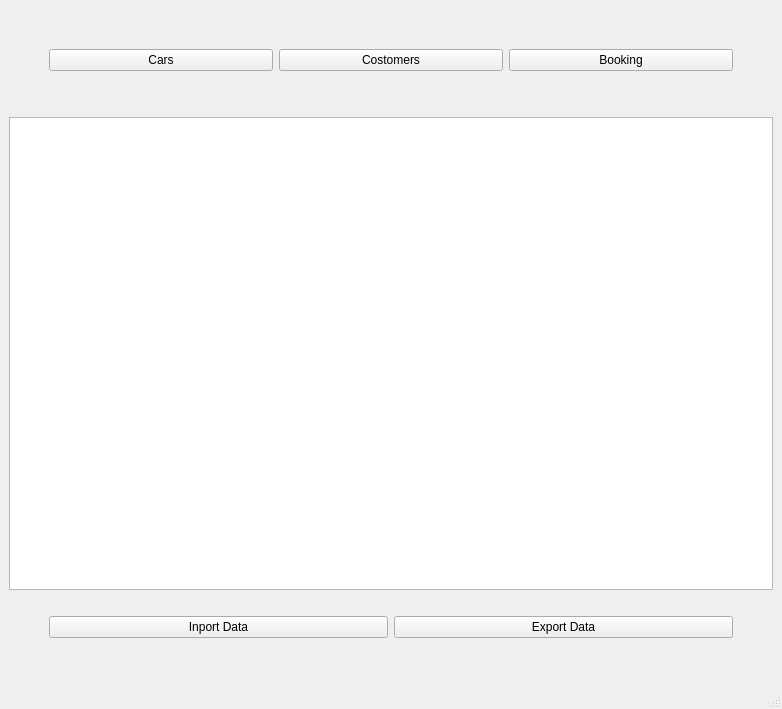
<?xml version="1.0" encoding="UTF-8"?>
<ui version="4.0">
 <class>MainWindow</class>
 <widget class="QMainWindow" name="MainWindow">
  <property name="geometry">
   <rect>
    <x>0</x>
    <y>0</y>
    <width>782</width>
    <height>709</height>
   </rect>
  </property>
  <property name="minimumSize">
   <size>
    <width>500</width>
    <height>250</height>
   </size>
  </property>
  <property name="windowTitle">
   <string>MainWindow</string>
  </property>
  <widget class="QWidget" name="centralwidget">
   <property name="styleSheet">
    <string notr="true">#centralwidget{border-image: url(:/background/background/4964195.jpg);}</string>
   </property>
   <layout class="QVBoxLayout" name="verticalLayout">
    <item>
     <spacer name="verticalSpacer">
      <property name="orientation">
       <enum>Qt::Vertical</enum>
      </property>
      <property name="sizeType">
       <enum>QSizePolicy::Maximum</enum>
      </property>
      <property name="sizeHint" stdset="0">
       <size>
        <width>20</width>
        <height>40</height>
       </size>
      </property>
     </spacer>
    </item>
    <item>
     <layout class="QHBoxLayout" name="horizontalLayout">
      <item>
       <spacer name="horizontalSpacer_3">
        <property name="orientation">
         <enum>Qt::Horizontal</enum>
        </property>
        <property name="sizeType">
         <enum>QSizePolicy::Minimum</enum>
        </property>
        <property name="sizeHint" stdset="0">
         <size>
          <width>40</width>
          <height>20</height>
         </size>
        </property>
       </spacer>
      </item>
      <item>
       <widget class="QPushButton" name="pushButtonCars">
        <property name="sizePolicy">
         <sizepolicy hsizetype="MinimumExpanding" vsizetype="Fixed">
          <horstretch>0</horstretch>
          <verstretch>0</verstretch>
         </sizepolicy>
        </property>
        <property name="text">
         <string>Cars</string>
        </property>
       </widget>
      </item>
      <item>
       <widget class="QPushButton" name="pushButtonCustomers">
        <property name="sizePolicy">
         <sizepolicy hsizetype="MinimumExpanding" vsizetype="Fixed">
          <horstretch>0</horstretch>
          <verstretch>0</verstretch>
         </sizepolicy>
        </property>
        <property name="text">
         <string>Costomers</string>
        </property>
       </widget>
      </item>
      <item>
       <widget class="QPushButton" name="pushButtonRentacar">
        <property name="sizePolicy">
         <sizepolicy hsizetype="MinimumExpanding" vsizetype="Fixed">
          <horstretch>0</horstretch>
          <verstretch>0</verstretch>
         </sizepolicy>
        </property>
        <property name="minimumSize">
         <size>
          <width>0</width>
          <height>0</height>
         </size>
        </property>
        <property name="text">
         <string>Booking</string>
        </property>
       </widget>
      </item>
      <item>
       <spacer name="horizontalSpacer_4">
        <property name="orientation">
         <enum>Qt::Horizontal</enum>
        </property>
        <property name="sizeType">
         <enum>QSizePolicy::Minimum</enum>
        </property>
        <property name="sizeHint" stdset="0">
         <size>
          <width>40</width>
          <height>20</height>
         </size>
        </property>
       </spacer>
      </item>
     </layout>
    </item>
    <item>
     <spacer name="verticalSpacer_3">
      <property name="orientation">
       <enum>Qt::Vertical</enum>
      </property>
      <property name="sizeType">
       <enum>QSizePolicy::Maximum</enum>
      </property>
      <property name="sizeHint" stdset="0">
       <size>
        <width>20</width>
        <height>40</height>
       </size>
      </property>
     </spacer>
    </item>
    <item>
     <widget class="QTableWidget" name="tableWidget"/>
    </item>
    <item>
     <widget class="QLabel" name="labelJson">
      <property name="text">
       <string/>
      </property>
     </widget>
    </item>
    <item>
     <layout class="QHBoxLayout" name="horizontalLayout_2">
      <item>
       <spacer name="horizontalSpacer">
        <property name="orientation">
         <enum>Qt::Horizontal</enum>
        </property>
        <property name="sizeType">
         <enum>QSizePolicy::Minimum</enum>
        </property>
        <property name="sizeHint" stdset="0">
         <size>
          <width>40</width>
          <height>20</height>
         </size>
        </property>
       </spacer>
      </item>
      <item>
       <widget class="QPushButton" name="pushButtonImport">
        <property name="sizePolicy">
         <sizepolicy hsizetype="MinimumExpanding" vsizetype="Fixed">
          <horstretch>0</horstretch>
          <verstretch>0</verstretch>
         </sizepolicy>
        </property>
        <property name="text">
         <string>Inport Data</string>
        </property>
       </widget>
      </item>
      <item>
       <widget class="QPushButton" name="pushButtonExport">
        <property name="sizePolicy">
         <sizepolicy hsizetype="MinimumExpanding" vsizetype="Fixed">
          <horstretch>0</horstretch>
          <verstretch>0</verstretch>
         </sizepolicy>
        </property>
        <property name="text">
         <string>Export Data</string>
        </property>
       </widget>
      </item>
      <item>
       <spacer name="horizontalSpacer_2">
        <property name="orientation">
         <enum>Qt::Horizontal</enum>
        </property>
        <property name="sizeType">
         <enum>QSizePolicy::Minimum</enum>
        </property>
        <property name="sizeHint" stdset="0">
         <size>
          <width>40</width>
          <height>20</height>
         </size>
        </property>
       </spacer>
      </item>
     </layout>
    </item>
    <item>
     <spacer name="verticalSpacer_2">
      <property name="orientation">
       <enum>Qt::Vertical</enum>
      </property>
      <property name="sizeType">
       <enum>QSizePolicy::Maximum</enum>
      </property>
      <property name="sizeHint" stdset="0">
       <size>
        <width>20</width>
        <height>40</height>
       </size>
      </property>
     </spacer>
    </item>
   </layout>
  </widget>
  <widget class="QStatusBar" name="statusbar"/>
 </widget>
 <resources/>
 <connections/>
</ui>
